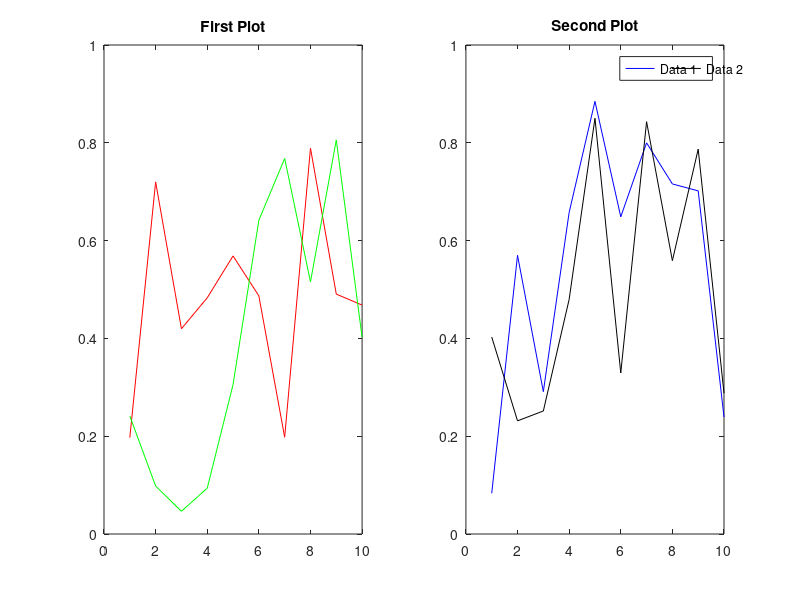

MATLAB code for this plot:
% Create a figure
figure;

% Plot the first figure in the first subplot
subplot(1, 2, 1); % 1 row, 2 columns, first plot
plot(rand(1, 10), 'r', 'DisplayName', 'Data 1');
hold on;
plot(rand(1, 10), 'g', 'DisplayName', 'Data 2');
title('First Plot');

% Plot the second figure in the second subplot
subplot(1, 2, 2); % 1 row, 2 columns, second plot
plot(rand(1, 10), 'b', 'DisplayName', 'Data 3');
hold on;
plot(rand(1, 10), 'k', 'DisplayName', 'Data 4');
title('Second Plot');

% Create a common legend for both subplots
legend({'Data 1', 'Data 2', 'Data 3', 'Data 4'}, 'Position', [0.5, 0.05, 0, 0], 'Orientation', 'horizontal');